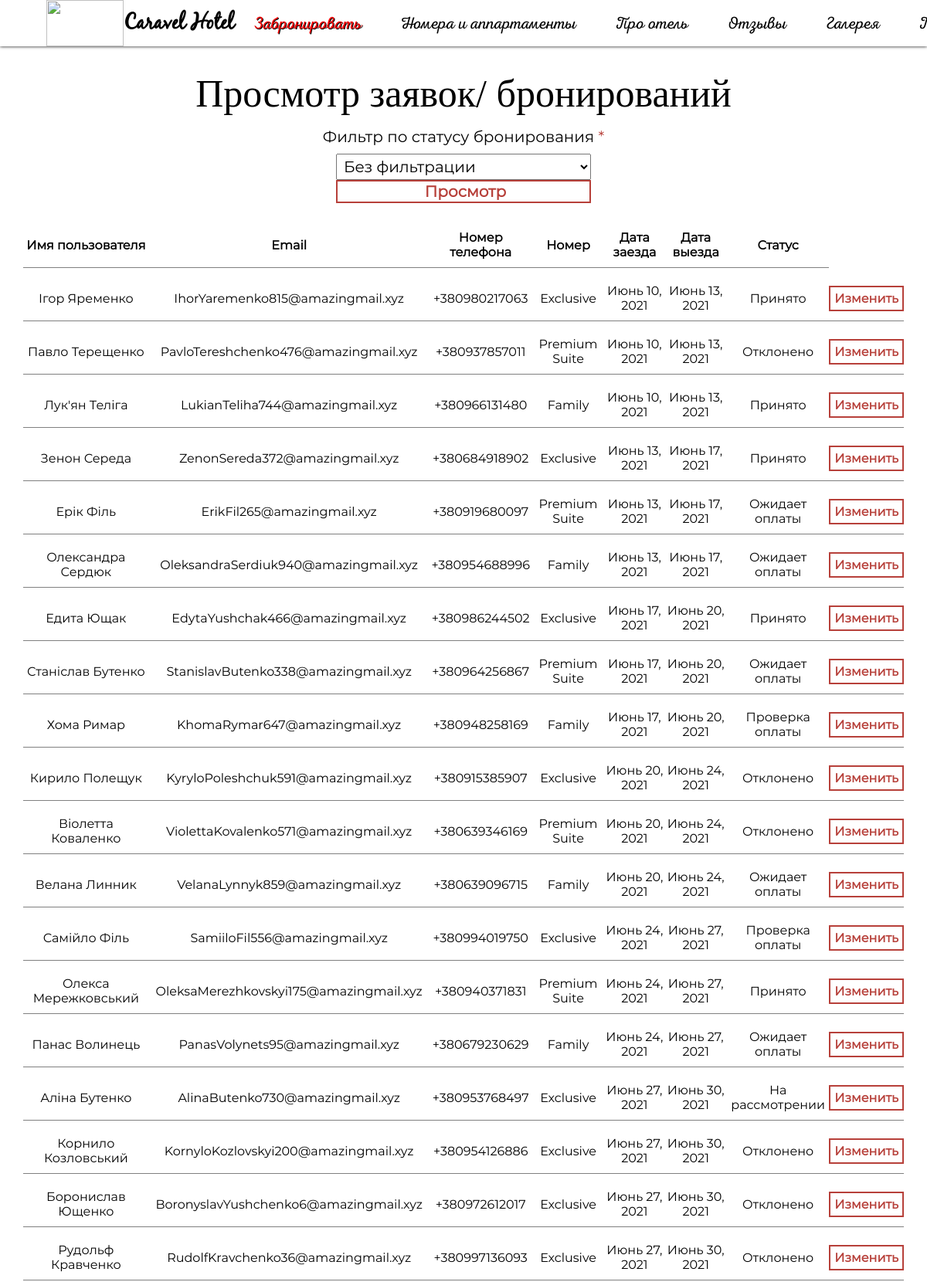
Page /reservations/ (signed in, upper part) on the committed database.
### rooms/models.py (models this page shows, shortened)
class Room(models.Model):
    name = models.CharField(max_length=50, verbose_name='Название')
    description = models.TextField(verbose_name='Описание')
    price = models.PositiveIntegerField(validators=[validators.MinValueValidator(1)], default=1, verbose_name='Цена')
    exists = models.PositiveIntegerField(validators=[validators.MinValueValidator(1)], verbose_name='Всего номеров')
    adult_capacity = models.PositiveIntegerField(verbose_name='Вместительность взрослых')
    child_capacity = models.PositiveIntegerField(verbose_name='Вместительность детей')
    area = models.FloatField(validators=[validators.MinValueValidator(0)], verbose_name='Площадь')
    class Meta:
        verbose_name = 'комната'
        verbose_name_plural = 'комнаты'
    @staticmethod
    def get_name_by_id(find_id):
        cursor = connection.cursor()
        raw_query = cursor.execute('select name from rooms_room where id = %s', [find_id]).fetchone()[0]
        return raw_query

class Guest(models.Model):
    name = models.CharField(max_length=15, verbose_name='Имя')
    surname = models.CharField(max_length=30, verbose_name='Фамилия')
    email = models.CharField(max_length=60, verbose_name='Email', validators=[validators.validate_email])
    phone_number = models.CharField(max_length=15, verbose_name='Номер телефона',
                                    validators=[validators.RegexValidator(regex=r'^\+?[0-9]{3}-?[0-9]{6,12}$',
                                                                          message='Проверьте правильность номера. Номер должен начинаться с + и состоять из цифр.')])
    class Meta:
        verbose_name = 'гость'
        verbose_name_plural = 'гости'
    @staticmethod
    def get_guest_description_by_id(find_id):
        cursor = connection.cursor()
        raw_query = cursor.execute('select name, surname, email, phone_number from rooms_guest where id = %s', [find_id])
        fetched = dictfetchall(raw_query)[0]
        return fetched

### reservation/views.py (the view)
# urls.py: path('reservations/', show_reservations, name='show_reservations'),
def show_reservations(request):
    if not request.user.is_staff:
        return redirect('index')
    statuses = dictfetchall(connection.cursor().execute('select * from rooms_RequestReservationStatus'))
    selected = 0
    bookings = None
    if request.method == 'GET' or request.POST['status'] == '0':
        bookings = dictfetchall(connection.cursor().execute('select * from rooms_requestreservation'))
    else:
        status = request.POST['status']
        selected = int(status)
        bookings = dictfetchall(connection.cursor().execute('select * from rooms_requestreservation where status_id = %s', [status]))
    cleaned_bookings = []
    for booking in bookings:
        user_description = None
        if booking['user_id']:
            user_description = User.get_user_description_by_id(booking['user_id'])
        else:
            user_description = Guest.get_guest_description_by_id(booking['guest_id'])
        user_full_name = user_description['name'] + ' ' + user_description['surname']
        user_email = user_description['email']
        user_phone_number = user_description['phone_number']
        cleaned_booking = {
            'id': booking['id'],
            'room': Room.get_name_by_id(booking['room_id']),
            'user': {
                'name': user_full_name,
                'email': user_email,
                'phone_number': user_phone_number
            },
            'arrival_date': booking['arrival_date'],
            'departure_date': booking['departure_date'],
            'status': RequestReservationStatus.get_name_by_id(booking['status_id'])
        }
        cleaned_bookings.append(cleaned_booking)
    context = {
        'bookings': cleaned_bookings,
        'statuses': statuses,
        'selected': selected,
    }
    return render(request, 'show_reservations.html', context)

### caravel/utils.py (called while the page is built)
def dictfetchall(cursor):
    desc = cursor.description
    return [
        dict(zip([col[0] for col in desc], row))
        for row in cursor.fetchall()
    ]

### rooms/models.py (called while the page is built)
    @staticmethod
    def get_user_description_by_id(find_id):
        cursor = connection.cursor()
        raw_query = cursor.execute('select name, surname, email, phone_number from rooms_user where id = %s', [find_id])
        fetched = dictfetchall(raw_query)[0]
        return fetched

    @staticmethod
    def get_name_by_id(find_id):
        cursor = connection.cursor()
        raw_query = cursor.execute('select name from rooms_RequestReservationStatus where id = %s', [find_id]).fetchone()[0]
        return raw_query

### reservation/templates/show_reservations.html (shortened to what this page needs)
{% extends 'base.html' %}
{% load static %}
{% block upper_links %}
<link href="{% static 'myconfigs/css/reservations.css' %}" rel="stylesheet">
{% endblock %}
{% block content %}
<div class="hone">
    <h1>Просмотр заявок/ бронирований</h1>
</div>
<form method="post" class="status-select">
    <label for="id_status" class="form-required">Фильтр по статусу бронирования</label>
    <select name="status" required id="id_status">
        <option value="0" {% if selected == 0 %}selected{% endif %}>Без фильтрации</option>
    </select>
    <input type="submit" value="Просмотр">
</form>
<div class>
    <div>
        <table class="table">
            <tr>    <th>Имя пользователя</th>    	   <th>Email</th>                       <th>Номер телефона</th>                     <th>Номер</th>			        <th>Дата заезда</th>	                <th>Дата выезда</th>			            <th>Статус</th>                </tr>
            {% for booking in bookings %}
            <tr>	<td>{{ booking.user.name }}</td>   <td>{{ booking.user.email }}</td>    <td>{{ booking.user.phone_number }}</td>    <td>{{ booking.room }}</td>		<td>{{ booking.arrival_date }}</td>		<td>{{ booking.departure_date }}</td>		<td>{{ booking.status }}</td>   <td><a href="{% url 'change_status' booking.id %}"class="button">Изменить</a></td></tr>
            {% endfor %}
        </table>
    </div>
</div>
{% endblock %}

### templates/base.html (shortened to what this page needs)
<!doctype html>
{% load static %}
<html lang="ru">
<head>
	<link rel="stylesheet" href="{% static 'myconfigs/css/styles.css' %}">
	{% block upper_links %}{% endblock %}
</head>
<body>
	<div class="wrapper">
		{% include 'inc/_header.html' %}
		<main>
			{% block content %}CONTENT{% endblock %}
		</main>
	</div>
</body>
</html>

### templates/inc/_header.html
<header>
	{% load static %}
	<div id="left-block">
		<a href="{% url 'index' %}" class="logo">
			<img src="{% static 'media/logo.png' %}" id="main-page-logo" alt="">
			Caravel Hotel
		</a>
	</div>
	<div id="right-block">
		<nav>
			<div class="dropdown">
				<a href="{% url 'booking_index' %}" id="book">Забронировать</a>
			</div>
			<div class="dropdown">
				<a href="{% url 'rooms_index' %}">Номера и аппартаменты</a>
			</div>
			<div class="dropdown">
				<a href="hotel.html">Про отель</a>
			</div>
			<div class="dropdown">
				<a href="{% url 'show_feedbacks' %}">Отзывы</a>
			</div>
			<div class="dropdown">
				<a href="gallery.html">Галерея</a>
			</div>
			<div class="dropdown">
				{% if user.is_authenticated %}
				<a href="{% url 'show_profile' user.login %}">Профиль</a>
				{% else %}
				<a href="{% url 'signup' %}">Регистрация</a>
				{% endif %}
			</div>
		</nav>
	</div>
</header>

### templates/inc/_footer.html (shortened to what this page needs)
    {% load static %}

### caravel/static/myconfigs/css/styles.css (style rules this page uses)
* { padding:0; margin:0; font-family: Nexa; }
html, body { height: 100%; }
div, h1, h2, h3, h4, h5, a, p, span { text-align: inherit; }
h1 { font-family: IntroScript; }
a { color: black; text-decoration: none; }
header { position: fixed; z-index: 100; background-color: white; width: 95%; font-size: 22px; padding: 0 0 0 5%; text-align: center; display: flex; justify-content: space-between; box-shadow: 0 0 4px black; white-space: nowrap; }
main { flex: 1 0 auto; margin-top: 60px; }
.logo { display: flex; align-items: center; font-family: BlackJack; font-weight: bold; font-size: 28px; }
.wrapper { display: flex; flex-direction: column; min-height: 100%; }
nav { display: flex; align-items: center; justify-content: flex-end; height: 100%; }
nav > div { padding: 5px 25px; }
#left-block { display: flex; align-items:center; }
#right-block { width: 90%; }
#main-page-logo { height: 60px; width: 100px; }
div.hone { margin-top: 4vh; text-align:center; }
div.hone > h1 { font-weight: normal; font-size: 50px; }
#book { color: red; text-shadow: 1px 1px 0px black; }
label, .label { margin-bottom: 10px; }
input, label, select, textarea, .label { display: block; }
input, select, textarea { font-size: 20px; height: 30px; width: 330px; text-indent: 5px; font-family: Montserrat; }
select { height: 34px; }
option { font-family: inherit; }
form label, .label { font-family: Montserrat; font-size: 20px; }
input[type="submit"] { font-family: Montserrat; font-weight: bold; background-color: white; color: #b7403a; border: 2px solid #b7403a; cursor: pointer; }
.dropdown { position: relative; }
.form-required::after { content: " *"; color: #b7403a; }

### caravel/static/myconfigs/css/reservations.css (style rules this page uses)
.table { margin: 0 auto; width: 95%; border-spacing: 0 10px; }
th, td { font-family: Montserrat; text-align: center; padding: 10px 0; border-bottom: 0.2px solid gray; }
.status-select { display: flex; flex-direction: column; align-items: center; margin: 15px 0px; }
.button { font-family: Montserrat; font-weight: bold; padding: 5px; background-color: white; color: #b7403a; border: 2px solid #b7403a; cursor: pointer; }

### rows in the picture
Room: user.name "Ігор Яременко", user.email "IhorYaremenko815@amazingmail.xyz", user.phone_number "+380980217063", room "Exclusive", arrival_date "Июнь 10, 2021", departure_date "Июнь 13, 2021", status "Принято", user.name "Зенон Середа", user.email "ZenonSereda372@amazingmail.xyz", user.phone_number "+380684918902", arrival_date "Июнь 13, 2021", departure_date "Июнь 17, 2021", user.name "Едита Ющак", user.email "EdytaYushchak466@amazingmail.xyz", user.phone_number "+380986244502", arrival_date "Июнь 17, 2021", departure_date "Июнь 20, 2021", user.name "Кирило Полещук", user.email "KyryloPoleshchuk591@amazingmail.xyz", user.phone_number "+380915385907", arrival_date "Июнь 20, 2021", departure_date "Июнь 24, 2021", status "Отклонено", user.name "Самійло Філь", user.email "SamiiloFil556@amazingmail.xyz", user.phone_number "+380994019750", arrival_date "Июнь 24, 2021", departure_date "Июнь 27, 2021", status "Проверка оплаты"
Room: user.name "Павло Терещенко", user.email "PavloTereshchenko476@amazingmail.xyz", user.phone_number "+380937857011", room "Premium Suite", arrival_date "Июнь 10, 2021", departure_date "Июнь 13, 2021", status "Отклонено", user.name "Ерік Філь", user.email "ErikFil265@amazingmail.xyz", user.phone_number "+380919680097", arrival_date "Июнь 13, 2021", departure_date "Июнь 17, 2021", status "Ожидает оплаты", user.name "Станіслав Бутенко", user.email "StanislavButenko338@amazingmail.xyz", user.phone_number "+380964256867", arrival_date "Июнь 17, 2021", departure_date "Июнь 20, 2021", user.name "Віолетта Коваленко", user.email "ViolettaKovalenko571@amazingmail.xyz", user.phone_number "+380639346169", arrival_date "Июнь 20, 2021", departure_date "Июнь 24, 2021", user.name "Олекса Мережковський", user.email "OleksaMerezhkovskyi175@amazingmail.xyz", user.phone_number "+380940371831", arrival_date "Июнь 24, 2021", departure_date "Июнь 27, 2021", status "Принято"
Room: user.name "Лук'ян Теліга", user.email "LukianTeliha744@amazingmail.xyz", user.phone_number "+380966131480", room "Family", arrival_date "Июнь 10, 2021", departure_date "Июнь 13, 2021", status "Принято", user.name "Олександра Сердюк", user.email "OleksandraSerdiuk940@amazingmail.xyz", user.phone_number "+380954688996", arrival_date "Июнь 13, 2021", departure_date "Июнь 17, 2021", status "Ожидает оплаты", user.name "Хома Римар", user.email "KhomaRymar647@amazingmail.xyz", user.phone_number "+380948258169", arrival_date "Июнь 17, 2021", departure_date "Июнь 20, 2021", status "Проверка оплаты", user.name "Велана Линник", user.email "VelanaLynnyk859@amazingmail.xyz", user.phone_number "+380639096715", arrival_date "Июнь 20, 2021", departure_date "Июнь 24, 2021", user.name "Панас Волинець", user.email "PanasVolynets95@amazingmail.xyz", user.phone_number "+380679230629", arrival_date "Июнь 24, 2021", departure_date "Июнь 27, 2021"
Guest: user.name "Аліна Бутенко", user.email "AlinaButenko730@amazingmail.xyz", user.phone_number "+380953768497", room "Exclusive", arrival_date "Июнь 27, 2021", departure_date "Июнь 30, 2021", status "На рассмотрении"
Guest: user.name "Корнило Козловський", user.email "KornyloKozlovskyi200@amazingmail.xyz", user.phone_number "+380954126886", room "Exclusive", arrival_date "Июнь 27, 2021", departure_date "Июнь 30, 2021", status "Отклонено"
Guest: user.name "Боронислав Ющенко", user.email "BoronyslavYushchenko6@amazingmail.xyz", user.phone_number "+380972612017", room "Exclusive", arrival_date "Июнь 27, 2021", departure_date "Июнь 30, 2021", status "Отклонено"
Guest: user.name "Рудольф Кравченко", user.email "RudolfKravchenko36@amazingmail.xyz", user.phone_number "+380997136093", room "Exclusive", arrival_date "Июнь 27, 2021", departure_date "Июнь 30, 2021", status "Отклонено"
